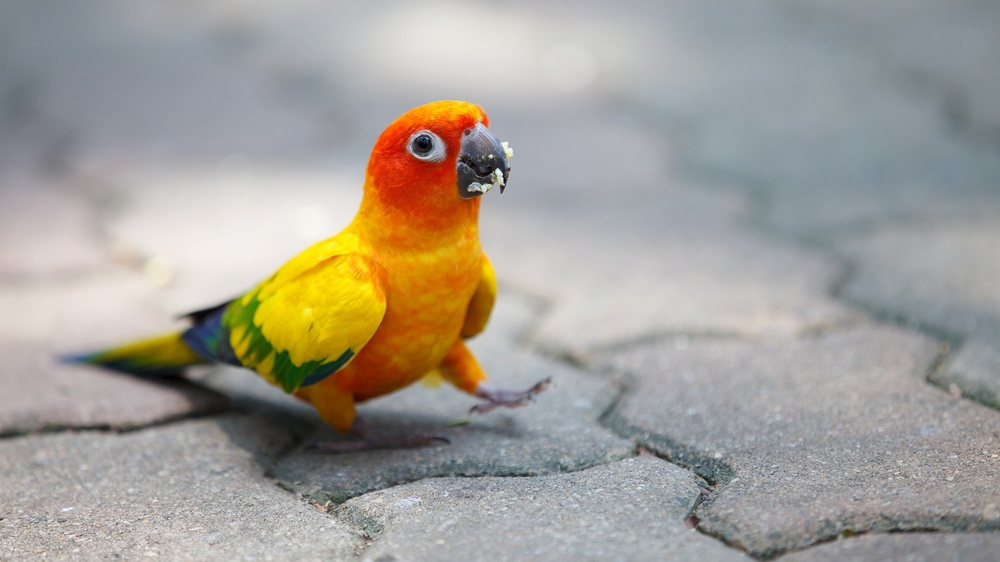
%> input picture Matlab/Sheet05/parrot.jpg, 1000 x 562 px, shrunk from 1920 x 1080 before the run
$ octave --eval "result = markObject(imread('../Sheet05/parrot.jpg'));"   (GNU Octave 9; MATLAB toolbox functions it lacks are replaced by stand-ins)
%> lines starting %> are read from the running program, lines starting %| are printed output that depends on the picture; in (x1, y1, x2, y2) boxes, pixels count from 0 and x2, y2 are one past the last pixel; in counts of white or black regions, pixels touching at a corner belong together; the program's own positions count from 1
### Matlab/Sheet03/maskRGB.m
function imageOut = maskRGB( imageIn )
%MASKRGB
    imageOut = and(and(imageIn(:,:,1) > 120, imageIn(:,:,2) < 50), imageIn(:,:,3) < 50);
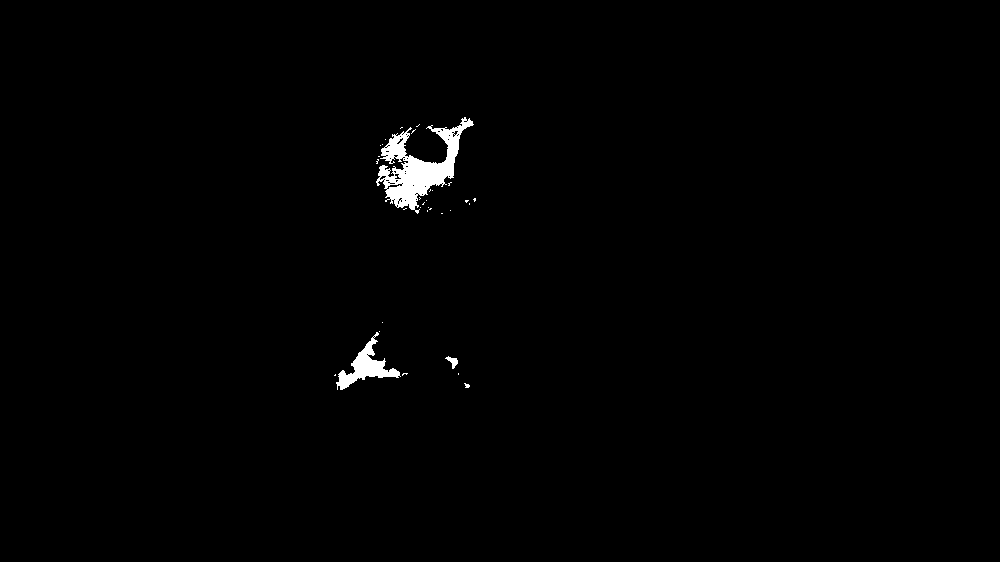
%> imageOut: size 562x1000 logical; 0.84% white; 33 white regions (30 under 20 px), largest, box (x1, y1, x2, y2) and area: (376, 117, 474, 214) 3386, (336, 332, 401, 390) 1137, (445, 356, 458, 369) 76
end

### Matlab/Sheet03/findBiggestRegion.m
function imageOut = findBiggestRegion( imageIn )
%REDUCEIMAGETOBIGGESTREGION
    labels = bwlabel(imopen(maskRGB(imageIn), strel('disk', 3, 0)));
%> labels: size 562x1000 double; 9 distinct labels, from 0 to 8
    [N, res] = histcounts(labels);
%> N = [558456 1007 54 2074 279 36 36 29 29]; res = [-0.5 0.5 1.5 2.5 3.5 4.5 5.5 6.5 7.5 8.5]
    if size(N, 2) > 1
        sorted = sort(N);
%> sorted = [29 29 36 36 54 279 1007 2074 558456]
        val = mean( res(find(N==sorted(end-1)):find(N==sorted(end-1))+1) );
%> val = 3
    else
        val = 1;
    end
    imageOut = labels == val;
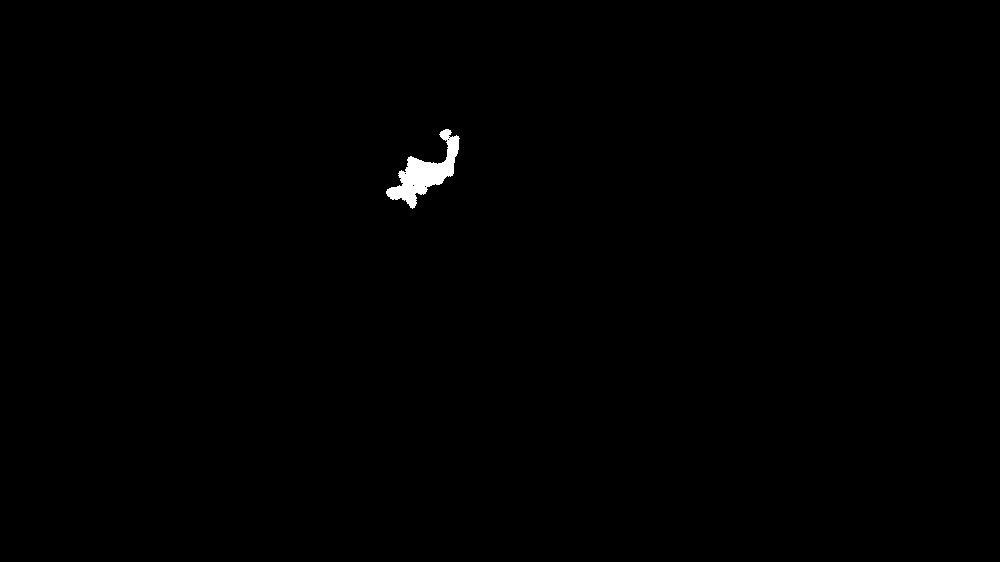
%> imageOut: size 562x1000 logical; 0.37% white; 1 white region, box (x1, y1, x2, y2) and area: (386, 129, 460, 209) 2074
end

### Matlab/Sheet03/markObject.m
function imageOut = markObject( imageIn )
%MARKOBJECT
    %mask = maskRGB(imageIn);
    mask = findBiggestRegion(imageIn);
    [r, c] = find(mask);
%> r = 2074 values from 130 to 209; c = 2074 values from 387 to 460
    imageOut = imageIn;
%> imageOut is the input picture: size 562x1000x3 uint8; mean R, G, B 163.1, 158.8, 150.9

    imageOut(min(min(r)):max(max(r)), [min(min(c)) max(max(c))], :) = 255;
%> imageOut: size 562x1000x3 uint8; 0.03% of pixels changed, all inside (x1, y1, x2, y2) = (386, 129, 460, 209)
    imageOut([min(min(r)) max(max(r))], min(min(c)):max(max(c)), :) = 255;
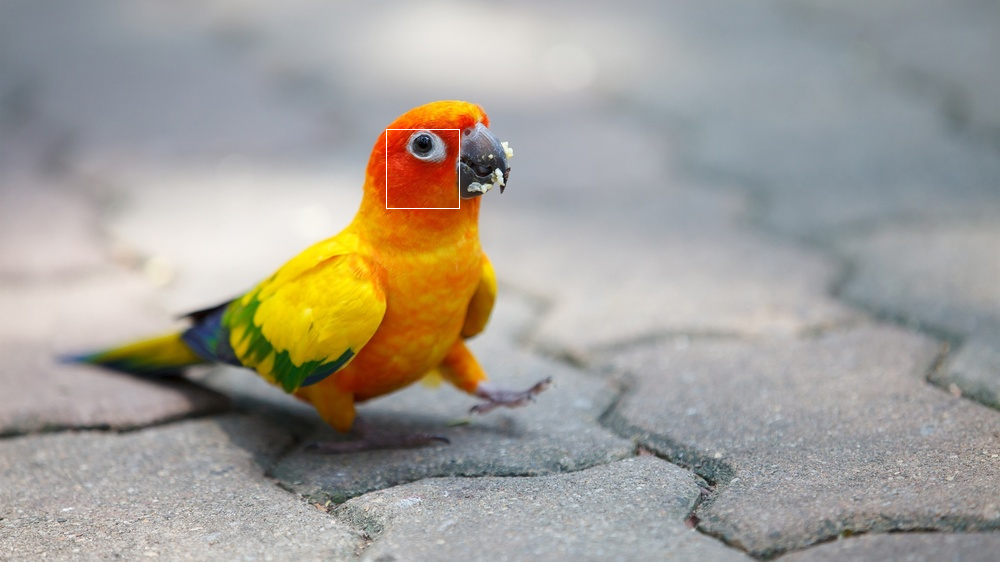
%> imageOut: size 562x1000x3 uint8; mean R, G, B 163.1, 158.9, 151

end
